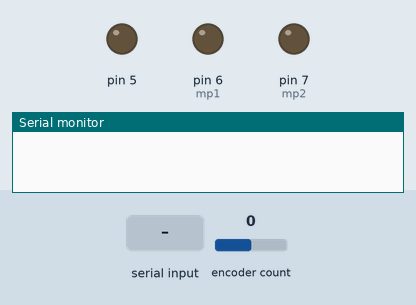
Simulated run of this sketch. Board: Arduino Uno, built with avr-gcc and run on an emulated ATmega328P. On the bench: output pins drawn as LEDs (lit = HIGH), the last lines printed to the serial monitor. The test bench sets the inputs (shaded band); at power-on: encoder count 0.

Above: at 0.05 s.
At 1.2 s:
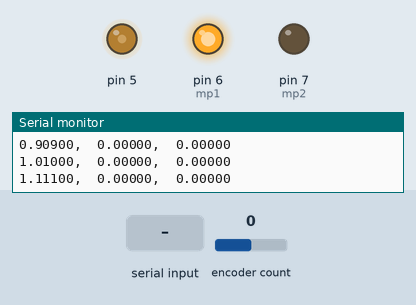
1.3 s: "90,45\n" received over Serial
Timing chart, 0 to 4.3 s (numbered marks = the images above; inputs shaded):
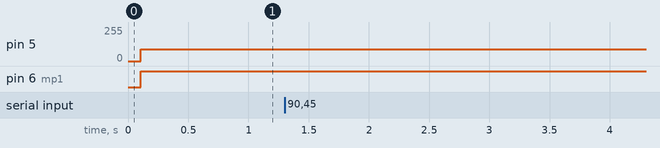

The sketch:

PIDattempt.ino
```cpp
#include <Encoder.h>

int mPWM = 5;
int mp1 = 6;
int mp2 = 7;

double f = 0.5; // frequency in Hz
// hello
Encoder myEnc(20,21);

// === GLOBAL VARIABLES === //
double GearRatio = 313;         // the gear ratio
int countsPerRev_motor = 20;   // the counts per revolution of the motor shaft
long counts = 0;               // Globally initialize encoder counts

//time variables
unsigned long t_ms = 0;
double t = 0;                 // current time
double t_old_enc = 0;         // previous encoder sample time
double t_old_mot = 0;         // previous motor sample time
double Pos = 0;               // current pos
double Vel = 0;               // current velocity
double Pos_old = 0;           // previous pos
double T_enc=0.1;            // sample period in seconds
double T_motor=0.01;         // motor control sample time
double StepTime = 0.1;

//controller variables
double Pos_des = 0;
double integralError = 0;
double errorOld = 0;
double dErrordt = 0;
double dErrordt_old = 0;
int t_old = 0;

double Kp = 20;
double Ki = 5;
double Kd = 15;

void setup() {
  Serial.begin(9600);
  pinMode(mp1, OUTPUT);
  pinMode(mp2, OUTPUT);
}

void loop() {

  t_ms = millis();
  t = t_ms / 1000.0;

  if(Serial.available() > 0) {
    Pos_des = Serial.parseInt();
    Serial.print("Desired position is: ");
    Serial.println(Pos_des);
  }


//  if(t_ms % 4000 == 0 && t_ms%8000 != 0) {
//    digitalWrite(mp1, LOW);
//    digitalWrite(mp2, HIGH);
//  } else if(t_ms%8000 == 0) {
//    digitalWrite(mp1, HIGH);
//    digitalWrite(mp2, LOW);
//
//  }

//=======
if (t>t_old_enc+T_enc) {
// === Position and Velocity === //
  counts = myEnc.read();  // get current counts
  Pos = (counts*360)/(20*313);               // Position in deg

  Vel = (Pos - Pos_old)/(t - t_old_enc);           // Velocity in rad/sec

  Serial.print(t, 5);     // print time; comment out if using the serial plotter
  Serial.print(",\t");     // tab command
  Serial.print(Pos, 5);   // print position
  Serial.print(",\t");
  Serial.println(Vel, 5); // print velocity

  //Controller code
  double delta_t = t - t_old;
  double error = Pos_des - Pos;
  integralError = integralError + error*delta_t;
  double dErrordt = (error - errorOld)/delta_t;
  double V = Kp*error + Kd*dErrordt + Ki*integralError;

  V = constrain(V, -10., 10.); //motor saturation
  if(t > StepTime) {
    V = 0;
  }

  V = map(V, -10, 10, 0, 255);
  motorCommand(V, mPWM, mp1, mp2);

  dErrordt_old = dErrordt;
  errorOld = error;
  t_old = t;
  Pos_old = Pos;
  t_old_enc = t; //save current time and position


  }

}

//Gets input voltage between -10 and 10. Sends PWM motor commands based on magnitude and sets direction based on the sign.
void motorCommand(double voltage, int PWM, int mA, int mB) {

  int pwmCommand = 0;
  if(voltage > 0) {
    digitalWrite(mA, HIGH);
    digitalWrite(mB, LOW);
    pwmCommand = map(voltage, -10, 0, 255, 0);
  } else {
    digitalWrite(mA, LOW);
    digitalWrite(mB, HIGH);
    pwmCommand = map(voltage, 0, 10, 0, 255);
  }


  analogWrite(PWM, pwmCommand);

}
```
